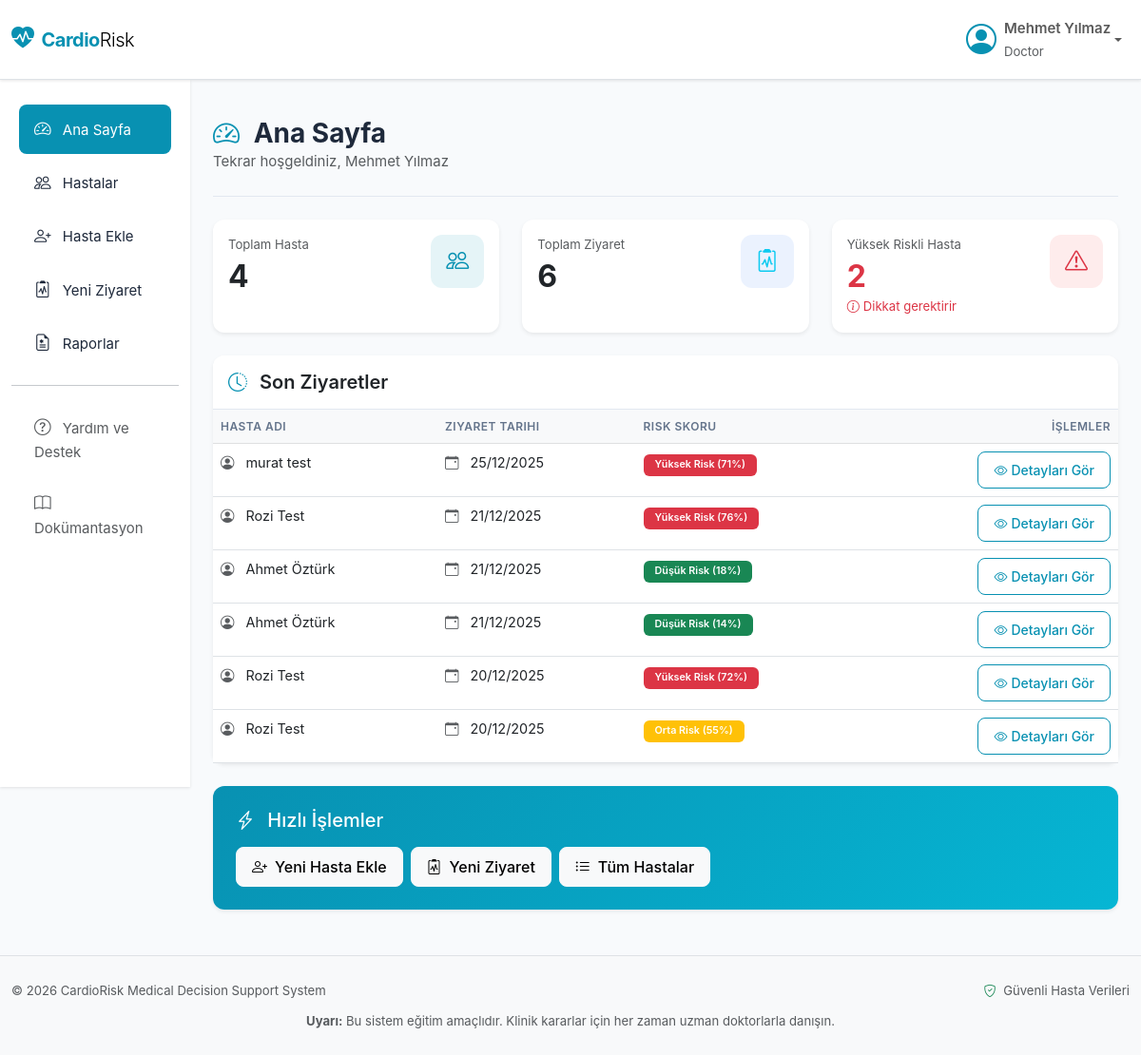
/CardioRisk/modules/dashboard.php (signed in), run on the app's committed database.
### tables this page shows
CREATE TABLE `visits` (
  `id` int NOT NULL,
  `patient_id` int NOT NULL,
  `age` int DEFAULT NULL,
  `height` int DEFAULT NULL,
  `weight` decimal(5,2) DEFAULT NULL,
  `bmi` decimal(4,1) DEFAULT NULL,
  `visit_date` date NOT NULL,
  `cp` tinyint NOT NULL COMMENT 'Chest pain type: 1=typical angina, 2=atypical angina, 3=non-anginal pain, 4=asymptomatic',
  `trestbps` int NOT NULL COMMENT 'Resting blood pressure (mm Hg)',
  `chol` int NOT NULL COMMENT 'Serum cholesterol (mg/dL)',
  `fbs` tinyint NOT NULL COMMENT 'Fasting blood sugar > 120 mg/dL: 1=true, 0=false',
  `restecg` tinyint NOT NULL COMMENT 'Resting ECG results: 0=normal, 1=ST-T abnormality, 2=left ventricular hypertrophy',
  `thalach` int NOT NULL COMMENT 'Maximum heart rate achieved',
  `exang` tinyint NOT NULL COMMENT 'Exercise induced angina: 1=yes, 0=no',
  `oldpeak` decimal(3,1) NOT NULL COMMENT 'ST depression induced by exercise relative to rest',
  `slope` tinyint NOT NULL COMMENT 'Slope of peak exercise ST segment: 1=upsloping, 2=flat, 3=downsloping',
  `ca` tinyint NOT NULL COMMENT 'Number of major vessels colored by fluoroscopy (0-3)',
  `thal` tinyint NOT NULL COMMENT 'Thalassemia: 3=normal, 6=fixed defect, 7=reversible defect',
  `calculated_risk_score` int DEFAULT '0' COMMENT 'Risk score from 0-100',
  `ai_recommendation` text COMMENT 'AI-generated medical recommendations',
  `created_at` timestamp NULL DEFAULT CURRENT_TIMESTAMP
);

CREATE TABLE `patients` (
  `id` int NOT NULL,
  `doctor_id` int NOT NULL,
  `user_id` int DEFAULT NULL,
  `tc_identity` varchar(11) NOT NULL,
  `full_name` varchar(100) NOT NULL,
  `birth_date` date NOT NULL,
  `gender` enum('male','female') NOT NULL,
  `phone` varchar(20) DEFAULT NULL,
  `email` varchar(100) DEFAULT NULL,
  `created_at` timestamp NULL DEFAULT CURRENT_TIMESTAMP,
  `blood_type` varchar(5) DEFAULT NULL,
  `height` int DEFAULT NULL,
  `weight` int DEFAULT NULL,
  `emergency_contact_name` varchar(100) DEFAULT NULL,
  `emergency_contact_phone` varchar(20) DEFAULT NULL,
  `profile_image` varchar(255) DEFAULT NULL
);

### CardioRisk/config/db.php (called while the page is built, shortened)
<?php
class Database {
    private $host = 'localhost';
    private $db_name = 'cardiorisk';
    private $username = 'root';
    private $password = '';
    private $charset = 'utf8mb4';
    private $conn = null;
    private static $instance = null;
    private function __construct() {
        try {
            $dsn = "mysql:host={$this->host};dbname={$this->db_name};charset={$this->charset}";
            $options = [
                PDO::ATTR_ERRMODE            => PDO::ERRMODE_EXCEPTION,
                PDO::ATTR_DEFAULT_FETCH_MODE => PDO::FETCH_ASSOC,
                PDO::ATTR_EMULATE_PREPARES   => false,
                PDO::ATTR_PERSISTENT         => false,
            ];
            $this->conn = new PDO($dsn, $this->username, $this->password, $options);
        } catch (PDOException $e) {
            error_log("Database Connection Error: " . $e->getMessage());
            die("Database connection failed. Please contact system administrator.");
        }
    }
    public static function getInstance() {
        if (self::$instance === null) {
            self::$instance = new self();
        }
        return self::$instance;
    }
    public function getConnection() {
        return $this->conn;
    }
}
function getDB() {
    return Database::getInstance()->getConnection();
}
?>

### CardioRisk/core/Stats.php (called while the page is built, shortened)
<?php
require_once __DIR__ . '/../config/db.php';
class Stats {
    private $db;
    public function __construct() {
        $this->db = getDB();
    }
    public function getDashboardStats($doctorId) {
        try {
            $sql = "SELECT COUNT(*) as total FROM patients WHERE doctor_id = :doctor_id";
            $stmt = $this->db->prepare($sql);
            $stmt->bindParam(':doctor_id', $doctorId, PDO::PARAM_INT);
            $stmt->execute();
            $totalPatients = $stmt->fetch()['total'];
            $sql = "SELECT COUNT(*) as total FROM visits v
                    INNER JOIN patients p ON v.patient_id = p.id
                    WHERE p.doctor_id = :doctor_id";
            $stmt = $this->db->prepare($sql);
            $stmt->bindParam(':doctor_id', $doctorId, PDO::PARAM_INT);
            $stmt->execute();
            $totalVisits = $stmt->fetch()['total'];
            $sql = "SELECT COUNT(DISTINCT v.patient_id) as total
                    FROM visits v
                    INNER JOIN patients p ON v.patient_id = p.id
                    WHERE p.doctor_id = :doctor_id
                    AND v.calculated_risk_score > 66
                    AND v.id IN (
                        SELECT MAX(id) FROM visits GROUP BY patient_id
                    )";
            $stmt = $this->db->prepare($sql);
            $stmt->bindParam(':doctor_id', $doctorId, PDO::PARAM_INT);
            $stmt->execute();
            $highRiskPatients = $stmt->fetch()['total'];
            return [
                'total_patients' => $totalPatients,
                'total_visits' => $totalVisits,
                'high_risk_patients' => $highRiskPatients
            ];
        } catch (PDOException $e) {
            error_log("Stats Error: " . $e->getMessage());
            return [
                'total_patients' => 0,
                'total_visits' => 0,
                'high_risk_patients' => 0
            ];
        }
    }
    public function getRecentVisits($doctorId, $limit = 5) {
        try {
            $sql = "SELECT
                        v.id,
                        v.visit_date,
                        v.calculated_risk_score,
                        p.full_name as patient_name,
                        p.id as patient_id
                    FROM visits v
                    INNER JOIN patients p ON v.patient_id = p.id
                    WHERE p.doctor_id = :doctor_id
                    ORDER BY v.visit_date DESC, v.created_at DESC
                    LIMIT :limit";
            $stmt = $this->db->prepare($sql);
            $stmt->bindParam(':doctor_id', $doctorId, PDO::PARAM_INT);
            $stmt->bindParam(':limit', $limit, PDO::PARAM_INT);
            $stmt->execute();
            return $stmt->fetchAll();
        } catch (PDOException $e) {
            error_log("Stats Error: " . $e->getMessage());
            return [];
        }
    }
}
?>

### CardioRisk/modules/dashboard.php (the view, shortened to what this page needs)
<?php
require_once __DIR__ . '/../config/db.php';
require_once __DIR__ . '/../config/functions.php';
require_once __DIR__ . '/../core/Stats.php';
$stats = new Stats();
$dashboardData = $stats->getDashboardStats(getCurrentUserId());
$recentVisits = $stats->getRecentVisits(getCurrentUserId(), 10);
include __DIR__ . '/../includes/header.php';
include __DIR__ . '/../includes/sidebar.php';
?>
<div class="page-header py-4">
    <h1 class="h3 mb-0 fw-bold">
        <i class="bi bi-speedometer2 text-primary me-2"></i>
        Ana Sayfa
    </h1>
    <p class="text-muted mb-0">Tekrar hoşgeldiniz, <?php echo getCurrentUserName(); ?></p>
</div>
<div class="row g-4 mb-4">
    <div class="col-md-4">
        <div class="card stat-card border-0 shadow-sm h-100">
            <div class="card-body">
                <div class="d-flex justify-content-between align-items-start">
                    <div>
                        <p class="text-muted mb-1 small">Toplam Hasta</p>
                        <h2 class="mb-0 fw-bold"><?php echo $dashboardData['total_patients']; ?></h2>
                    </div>
                    <div class="stat-icon bg-primary-soft">
                        <i class="bi bi-people text-primary"></i>
                    </div>
                </div>
            </div>
        </div>
    </div>
    <div class="col-md-4">
        <div class="card stat-card border-0 shadow-sm h-100">
            <div class="card-body">
                <div class="d-flex justify-content-between align-items-start">
                    <div>
                        <p class="text-muted mb-1 small">Toplam Ziyaret</p>
                        <h2 class="mb-0 fw-bold"><?php echo $dashboardData['total_visits']; ?></h2>
                    </div>
                    <div class="stat-icon bg-info-soft">
                        <i class="bi bi-clipboard2-pulse text-info"></i>
                    </div>
                </div>
            </div>
        </div>
    </div>
    <div class="col-md-4">
        <div class="card stat-card border-0 shadow-sm h-100">
            <div class="card-body">
                <div class="d-flex justify-content-between align-items-start">
                    <div>
                        <p class="text-muted mb-1 small">Yüksek Riskli Hasta</p>
                        <h2 class="mb-0 fw-bold text-danger"><?php echo $dashboardData['high_risk_patients']; ?></h2>
                    </div>
                    <div class="stat-icon bg-danger-soft">
                        <i class="bi bi-exclamation-triangle text-danger"></i>
                    </div>
                </div>
                <?php if ($dashboardData['high_risk_patients'] > 0): ?>
                <small class="text-danger">
                    <i class="bi bi-info-circle me-1"></i>Dikkat gerektirir
                </small>
                <?php endif; ?>
            </div>
        </div>
    </div>
</div>
<div class="row">
    <div class="col-12">
        <div class="card border-0 shadow-sm">
            <div class="card-header bg-white py-3">
                <h5 class="mb-0 fw-semibold">
                    <i class="bi bi-clock-history text-primary me-2"></i>
                    Son Ziyaretler
                </h5>
            </div>
            <div class="card-body p-0">
                <?php if (count($recentVisits) > 0): ?>
                <div class="table-responsive">
                    <table class="table table-hover mb-0">
                        <thead class="table-light">
                            <tr>
                                <th>Hasta Adı</th>
                                <th>Ziyaret Tarihi</th>
                                <th>Risk Skoru</th>
                                <th class="text-end">İşlemler</th>
                            </tr>
                        </thead>
                        <tbody>
                            <?php foreach ($recentVisits as $visit): ?>
                            <tr>
                                <td>
                                    <i class="bi bi-person-circle text-muted me-2"></i>
                                    <?php echo htmlspecialchars($visit['patient_name']); ?>
                                </td>
                                <td>
                                    <i class="bi bi-calendar-event text-muted me-2"></i>
                                    <?php echo formatDate($visit['visit_date']); ?>
                                </td>
                                <td>
                                    <?php echo getRiskBadge($visit['calculated_risk_score']); ?>
                                </td>
                                <td class="text-end">
                                    <a href="patient_detail.php?id=<?php echo $visit['patient_id']; ?>&visit=<?php echo $visit['id']; ?>"
                                       class="btn btn-sm btn-outline-primary">
                                        <i class="bi bi-eye me-1"></i>Detayları Gör
                                    </a>
                                </td>
                            </tr>
                            <?php endforeach; ?>
                        </tbody>
                    </table>
                </div>
                <?php endif; ?>
            </div>
        </div>
    </div>
</div>
<div class="row mt-4">
    <div class="col-12">
        <div class="card border-0 shadow-sm bg-gradient-primary">
            <div class="card-body p-4">
                <h5 class="text-white mb-3">
                    <i class="bi bi-lightning-charge me-2"></i>
                    Hızlı İşlemler
                </h5>
                <div class="d-flex gap-2 flex-wrap">
                    <a href="add_patient.php" class="btn btn-light">
                        <i class="bi bi-person-plus me-2"></i>Yeni Hasta Ekle
                    </a>
                    <a href="new_visit.php" class="btn btn-light">
                        <i class="bi bi-clipboard2-pulse me-2"></i>Yeni Ziyaret
                    </a>
                    <a href="patients.php" class="btn btn-light">
                        <i class="bi bi-list-ul me-2"></i>Tüm Hastalar
                    </a>
                </div>
            </div>
        </div>
    </div>
</div>
<?php include __DIR__ . '/../includes/footer.php'; ?>

### CardioRisk/config/functions.php (shortened to what this page needs)
<?php
function formatDate($date, $format = 'd/m/Y') {
    try {
        $dateObj = new DateTime($date);
        return $dateObj->format($format);
    } catch (Exception $e) {
        return $date;
    }
}
function getCurrentUserId() {
    return $_SESSION['user_id'] ?? null;
}
function getCurrentUserName() {
    return $_SESSION['user_name'] ?? 'Misafir';
}
function getRiskBadge($risk_score) {
    if ($risk_score <= 33) {
        $level = 'Düşük';
        $class = 'success';
    } elseif ($risk_score <= 66) {
        $level = 'Orta';
        $class = 'warning';
    } else {
        $level = 'Yüksek';
        $class = 'danger';
    }
    return "<span class='badge bg-{$class}'>{$level} Risk ({$risk_score}%)</span>";
}
?>

### data on the page
visits: patient.full_name "murat test", visit_date "25/12/2025", calculated_risk_score "Yüksek", calculated_risk_score "71"
visits: patient.full_name "Rozi Test", visit_date "21/12/2025", calculated_risk_score "Yüksek", calculated_risk_score "76"
visits: patient.full_name "Ahmet Öztürk", visit_date "21/12/2025", calculated_risk_score "Düşük", calculated_risk_score "18"
visits: patient.full_name "Ahmet Öztürk", visit_date "21/12/2025", calculated_risk_score "Düşük", calculated_risk_score "14"
visits: patient.full_name "Rozi Test", visit_date "20/12/2025", calculated_risk_score "Yüksek", calculated_risk_score "72"
visits: patient.full_name "Rozi Test", visit_date "20/12/2025", calculated_risk_score "Orta", calculated_risk_score "55"

### other printed values
$userName "Mehmet Yılmaz"
$userRole "Doctor"
$item['title'] "Ana Sayfa"
$item['title'] "Hastalar"
$item['title'] "Hasta Ekle"
$item['title'] "Yeni Ziyaret"
$item['title'] "Raporlar"
getCurrentUserName() "Mehmet Yılmaz"
$dashboardData['total_patients'] "4"
$dashboardData['total_visits'] "6"
$dashboardData['high_risk_patients'] "2"
